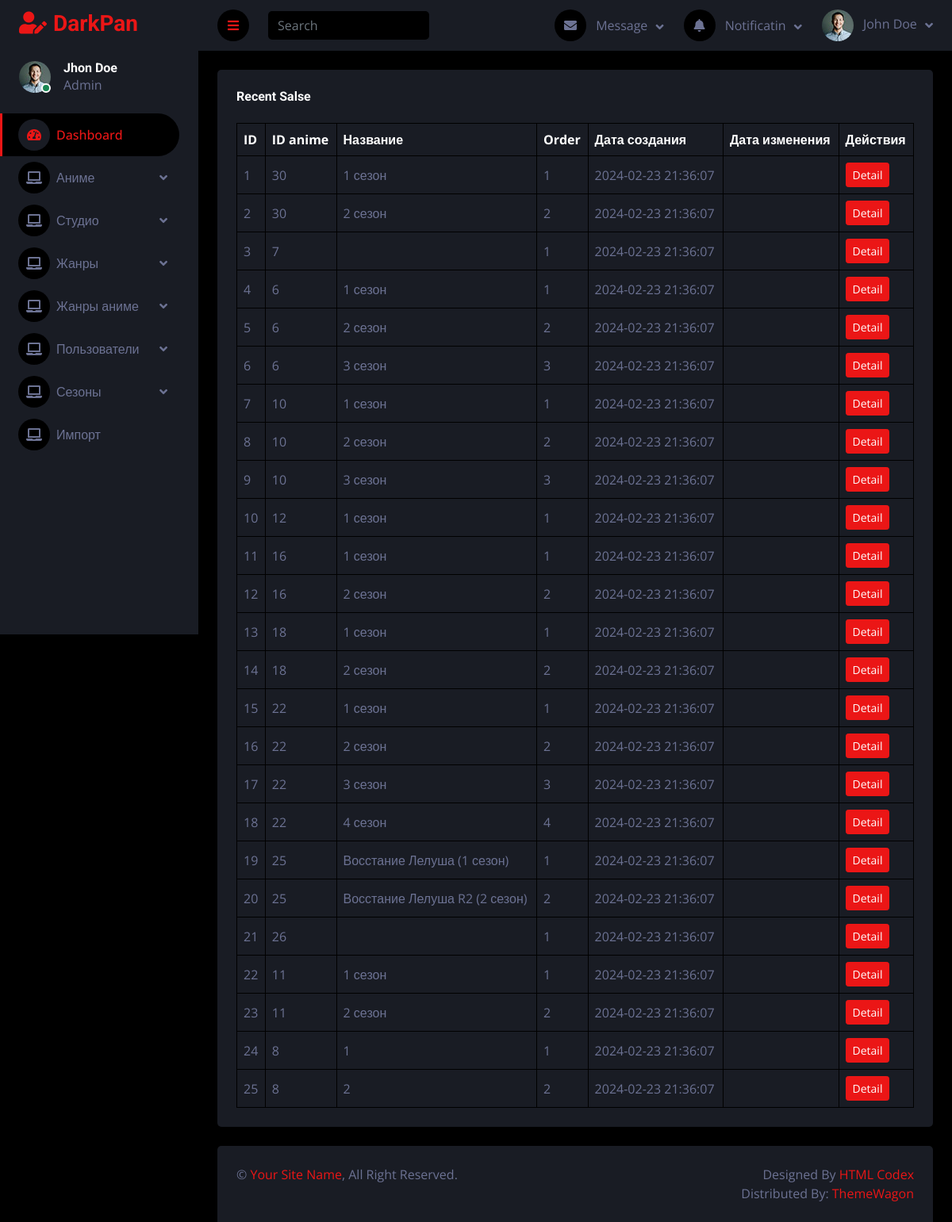
The app's page /adminpanel/season_list.php with its own data.
### tables this page shows
CREATE TABLE `season` (
  `id` int(11) NOT NULL AUTO_INCREMENT,
  `anime_id` int(11) NOT NULL,
  `status_id` int(11) NOT NULL,
  `title` varchar(250) NOT NULL,
  `coverImage` text,
  `order` int(11) NOT NULL,
  `createDate` datetime NOT NULL,
  `updateDate` datetime DEFAULT NULL,
  PRIMARY KEY (`id`),
  KEY `anime_id` (`anime_id`),
  KEY `status_id` (`status_id`),
  CONSTRAINT `season_ibfk_1` FOREIGN KEY (`anime_id`) REFERENCES `anime` (`id`) ON DELETE CASCADE,
  CONSTRAINT `season_ibfk_2` FOREIGN KEY (`status_id`) REFERENCES `status` (`id`) ON DELETE NO ACTION
);

### adminpanel/CRUD/season/read.php (called while the page is built)
<?php
include('db/createConnectionWithDB.php');
$sql = "SELECT * FROM season";
$stmt = $pdo->query($sql);
$seasons = $stmt->fetchAll(PDO::FETCH_ASSOC);

### adminpanel/season_list.php (the view, shortened to what this page needs)
<?php
include('inc/header.php');
include('../adminpanel/CRUD/season/read.php');
?>
<body>
    <div class="container-fluid position-relative d-flex p-0">
        <?php include('./inc/sideBar.php'); ?>
        <div class="content">
            <?php include('./inc/navBar.php'); ?>
            <div class="container-fluid pt-4 px-4">
                <div class="bg-secondary text-center rounded p-4">
                    <div class="d-flex align-items-center justify-content-between mb-4">
                        <h6 class="mb-0">Recent Salse</h6>
                    </div>
                    <div class="table-responsive">
                        <table class="table text-start align-middle table-bordered table-hover mb-0">
                            <thead>
                                <tr class="text-white">
                                    <th scope="col">ID</th>
                                    <th scope="col">ID anime</th>
                                    <th scope="col">Название</th>
                                    <th scope="col">Order</th>
                                    <th scope="col">Дата создания</th>
                                    <th scope="col">Дата изменения</th>
                                    <th scope="col">Действия</th>
                                </tr>
                            </thead>
                            <tbody>
                            <?php
                                if ($seasons) {
                                    foreach ($seasons as $season) { ?>
                                        <td><?=$season['id']?></td>
                                        <td><?=$season['anime_id']?></td>
                                        <td><?=$season['title']?></td>
                                        <td><?=$season['order']?></td>
                                        <td><?=$season['createDate']?></td>
                                        <td><?=$season['updateDate']?></td>
                                        <td><a class="btn btn-sm btn-primary" href="season_edit_form.php?id=<?=$season['id']?>">Detail</a></td>
                                    <?php }
                                } else {?>
                                    <tr><td colspan='7'>Нет доступных данных</td></tr>
                                <?php }
                                ?>
                            </tbody>
                        </table>
                    </div>
                </div>
            </div>
            <div class="container-fluid pt-4 px-4">
                <div class="bg-secondary rounded-top p-4">
                    <div class="row">
                        <div class="col-12 col-sm-6 text-center text-sm-start">
                            &copy; <a href="#">Your Site Name</a>, All Right Reserved.
                        </div>
                        <div class="col-12 col-sm-6 text-center text-sm-end">
                            Designed By <a href="https://htmlcodex.com">HTML Codex</a>
                            <br>Distributed By: <a href="https://themewagon.com" target="_blank">ThemeWagon</a>
                        </div>
                    </div>
                </div>
            </div>
        </div>
    </div>
<?php include('./inc/footer.php'); ?>

### adminpanel/css/style.css (style rules this page uses)
:root { --primary: #EB1616; --secondary: #191C24; --light: #6C7293; --dark: #000000; }
.btn { transition: .5s; }
.content { margin-left: 250px; min-height: 100vh; background: var(--dark); transition: 0.5s; }
@media (min-width: 992px) { .content { width: calc(100% - 250px); } }

### records on screen
season: id "1", anime "30", title "1 сезон", order "1", createDate "2024-02-23 21:36:07"
season: id "2", anime "30", title "2 сезон", order "2", createDate "2024-02-23 21:36:07"
season: id "3", anime "7", order "1", createDate "2024-02-23 21:36:07"
season: id "4", anime "6", title "1 сезон", order "1", createDate "2024-02-23 21:36:07"
season: id "5", anime "6", title "2 сезон", order "2", createDate "2024-02-23 21:36:07"
season: id "6", anime "6", title "3 сезон", order "3", createDate "2024-02-23 21:36:07"
season: id "7", anime "10", title "1 сезон", order "1", createDate "2024-02-23 21:36:07"
season: id "8", anime "10", title "2 сезон", order "2", createDate "2024-02-23 21:36:07"
season: id "9", anime "10", title "3 сезон", order "3", createDate "2024-02-23 21:36:07"
season: id "10", anime "12", title "1 сезон", order "1", createDate "2024-02-23 21:36:07"
season: id "11", anime "16", title "1 сезон", order "1", createDate "2024-02-23 21:36:07"
season: id "12", anime "16", title "2 сезон", order "2", createDate "2024-02-23 21:36:07"
season: id "13", anime "18", title "1 сезон", order "1", createDate "2024-02-23 21:36:07"
season: id "14", anime "18", title "2 сезон", order "2", createDate "2024-02-23 21:36:07"
season: id "15", anime "22", title "1 сезон", order "1", createDate "2024-02-23 21:36:07"
season: id "16", anime "22", title "2 сезон", order "2", createDate "2024-02-23 21:36:07"
season: id "17", anime "22", title "3 сезон", order "3", createDate "2024-02-23 21:36:07"
season: id "18", anime "22", title "4 сезон", order "4", createDate "2024-02-23 21:36:07"
season: id "19", anime "25", title "Восстание Лелуша (1 сезон)", order "1", createDate "2024-02-23 21:36:07"
season: id "20", anime "25", title "Восстание Лелуша R2 (2 сезон)", order "2", createDate "2024-02-23 21:36:07"
season: id "21", anime "26", order "1", createDate "2024-02-23 21:36:07"
season: id "22", anime "11", title "1 сезон", order "1", createDate "2024-02-23 21:36:07"
season: id "23", anime "11", title "2 сезон", order "2", createDate "2024-02-23 21:36:07"
season: id "24", anime "8", title "1", order "1", createDate "2024-02-23 21:36:07"
season: id "25", anime "8", title "2", order "2", createDate "2024-02-23 21:36:07"
